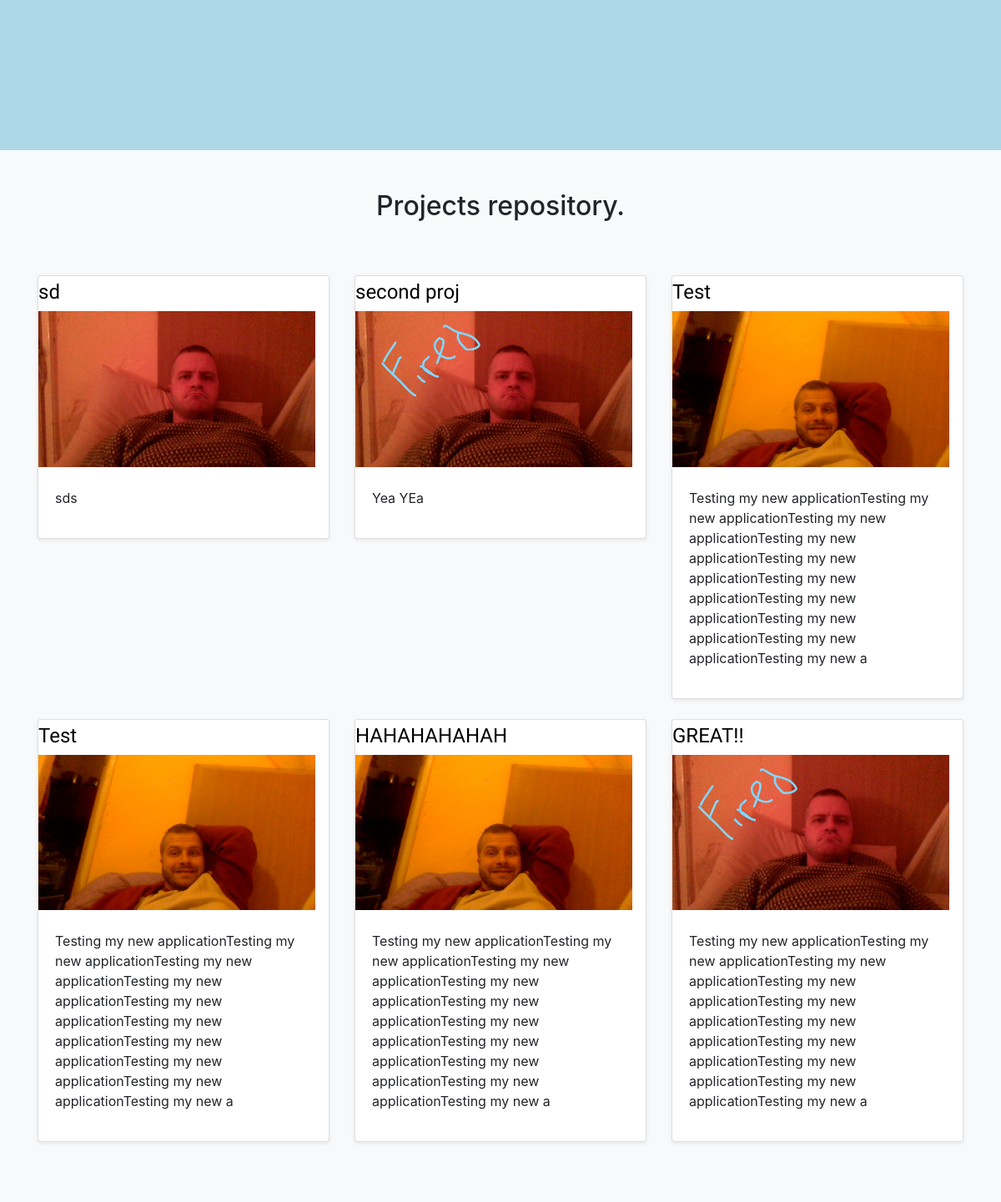
The app's page / (lower part), older data.
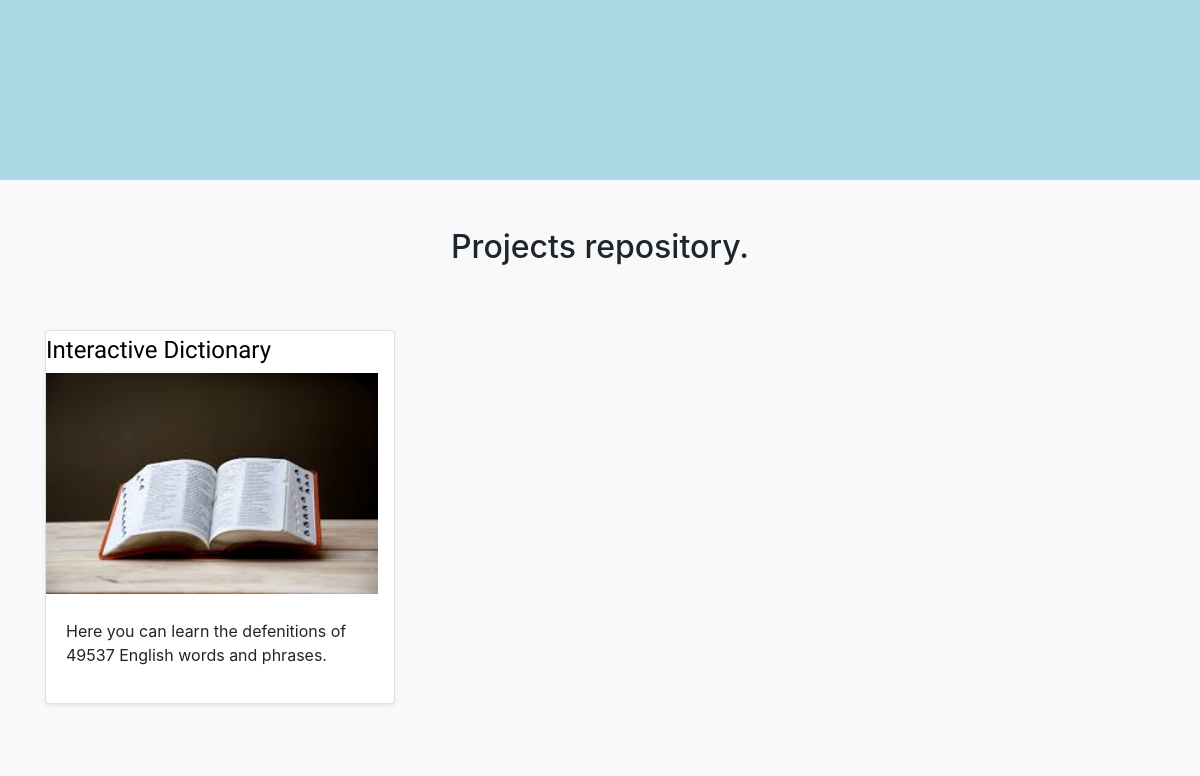
The same page, newer data.
### portofolio/models.py (models this page shows, shortened)
class Project(models.Model):
    title = models.CharField(max_length=100)
    description = models.CharField(max_length=250)
    image=models.ImageField(upload_to='portofolio/images')
    url = models.URLField(blank=True)

### portofolio/views.py (the view)
# urls.py: path('', views.HomePage, name = "home"),
def HomePage(request):
    projects = Project.objects.all()
    return render(request,"portofolio/index.html",{'projects': projects})

### portofolio/templates/portofolio/index.html (shortened to what this page needs)
{% extends 'portofolio/base.html' %}
{% block content %}
    <br>
    {% load static %}
    <br>
    <div id='album' class="album py-5 bg-light">
        <div class="container">
          <h2 id='album-h2'> Projects repository. </h2>
          <div class="row">
            {% for project in projects %}
            <div class="col-md-4">
              <div class="card mb-4 shadow-sm">
                <a class="navbar-brand" href="{{ project.url }}">
                <section>
                  <h4>{{ project.title }}</h4>
                </section>
                <img src="{{ project.image.url }}" alt="" width="100%" height="100%">
                </a>
                <div class="card-body">
                  <p class="card-text">{{ project.description }}</p>
                </div>
              </div>
            </div>
              {% endfor %}
          </div>
        </div>
    </div>
{% endblock %}

### portofolio/templates/portofolio/base.html (shortened to what this page needs)
<!doctype html>
<html lang="en">
  <head>
    {% load static %}
    <link rel="stylesheet" href="https://stackpath.bootstrapcdn.com/bootstrap/4.4.1/css/bootstrap.min.css">
     <link rel="stylesheet" type="text/css" href="{% static 'portofolio/styles.css' %}">
  </head>
  <body>
    {% block content %}{% endblock %}
  </body>
</html>

### portofolio/static/portofolio/styles.css (style rules this page uses)
body { background: lightblue url("images/background.jpg") no-repeat; }
section h4 { color: black; font-family: 'Roboto Condensed', sans-serif; }
#album { clear: both; }
#album-h2 { text-align: center; margin-block-end: 2em; }

Row changes from the older to the newer data that the page shows:
removed Project: title "sd", image (picture), description "sds"
removed Project: title "second proj", image (picture), description "Yea YEa"
removed Project: title "Test", image (picture), description "Testing my new applicationTesting my new applicationTesting my new applicationTesting my new applicationTesting my new applicationTesting my new applicationTesting my new applicationTesting my new applicationTesting my new applicationTesting my new a"
removed Project: title "Test", image (picture), description "Testing my new applicationTesting my new applicationTesting my new applicationTesting my new applicationTesting my new applicationTesting my new applicationTesting my new applicationTesting my new applicationTesting my new applicationTesting my new a"
removed Project: title "HAHAHAHAHAH", image (picture), description "Testing my new applicationTesting my new applicationTesting my new applicationTesting my new applicationTesting my new applicationTesting my new applicationTesting my new applicationTesting my new applicationTesting my new applicationTesting my new a"
removed Project: title "GREAT!!", image (picture), description "Testing my new applicationTesting my new applicationTesting my new applicationTesting my new applicationTesting my new applicationTesting my new applicationTesting my new applicationTesting my new applicationTesting my new applicationTesting my new a"
added Project: title "Interactive Dictionary", image (picture), description "Here you can learn the defenitions of 49537 English words and phrases."
